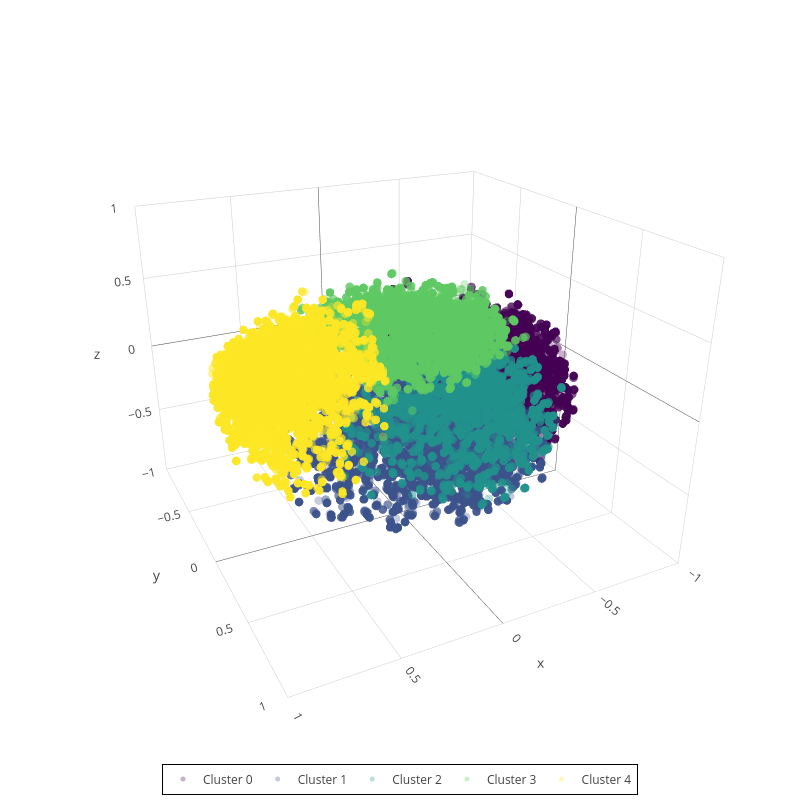

Notebook code cell kept with this figure:
### Code cell
import plotly.graph_objs as go
from plotly.subplots import make_subplots
import matplotlib.colors as mcolors  # To convert colors to hex

colors = [
    mcolors.rgb2hex(cm.viridis(i)) for i in np.linspace(0, 1, len(unique_cluster_ids))
]

fig = make_subplots(rows=1, cols=1, specs=[[{"type": "scatter3d"}]])


# Convert index to row and column in a 2x2 grid
row, col = divmod(0, 1)

# Create traces for each cluster
for i, cluster_id in enumerate(unique_cluster_ids):
    mask = kmeans_txtimg_labels == cluster_id
    fig.add_trace(
        go.Scatter3d(
            x=pca_img_3d_results[mask, 0],  # PC1
            y=pca_img_3d_results[mask, 1],  # PC2
            z=pca_img_3d_results[mask, 2],  # PC3
            mode="markers",
            marker=dict(size=5, color=colors[i], opacity=0.3),
            name=f"Cluster {cluster_id}",
        ),
        row=row + 1,
        col=col + 1,
    )

# Step 5: Set titles and layout
fig.update_layout(
    height=800,
    width=800,
    template="none",
    margin=dict(t=5, r=20, b=10, l=20),
    scene=dict(
        xaxis=dict(range=[-1, 1]),
        yaxis=dict(range=[-1, 1]),
        zaxis=dict(range=[-1, 1]),
        camera_eye=dict(x=1, y=2, z=1),
    ),
)

fig.update_layout(
    legend=dict(
        x=0.5,  # Center the legend horizontally
        y=-0.01,  # Place the legend below the plot
        xanchor="center",  # Align legend horizontally by its center
        yanchor="top",  # Align legend vertically by its top
        orientation="h",  # Arrange legend items horizontally
        bgcolor="rgba(255, 255, 255, 0.7)",  # Optional: Add a semi-transparent background
        bordercolor="black",  # Optional: Add a border
        borderwidth=1,  # Optional: Set border width
    )
)

# Step 6: Show plot
fig.show()

### Figure 1 — Plotly figure (JSON) as saved in the notebook; plotly's stock layout.template omitted (floating-point values rounded to 4 significant figures; data arrays with more than 128 entries replaced by an {"elided": "..."} marker saying what was removed)
{"data": [{"marker": {"color": "#440154", "opacity": 0.3, "size": 5}, "mode": "markers", "name": "Cluster 0", "scene": "scene", "type": "scatter3d", "x": {"elided": "13146 float values"}, "y": {"elided": "13146 float values"}, "z": {"elided": "13146 float values"}}, {"marker": {"color": "#3b528b", "opacity": 0.3, "size": 5}, "mode": "markers", "name": "Cluster 1", "scene": "scene", "type": "scatter3d", "x": {"elided": "15529 float values"}, "y": {"elided": "15529 float values"}, "z": {"elided": "15529 float values"}}, {"marker": {"color": "#21918c", "opacity": 0.3, "size": 5}, "mode": "markers", "name": "Cluster 2", "scene": "scene", "type": "scatter3d", "x": {"elided": "6807 float values"}, "y": {"elided": "6807 float values"}, "z": {"elided": "6807 float values"}}, {"marker": {"color": "#5ec962", "opacity": 0.3, "size": 5}, "mode": "markers", "name": "Cluster 3", "scene": "scene", "type": "scatter3d", "x": {"elided": "14959 float values"}, "y": {"elided": "14959 float values"}, "z": {"elided": "14959 float values"}}, {"marker": {"color": "#fde725", "opacity": 0.3, "size": 5}, "mode": "markers", "name": "Cluster 4", "scene": "scene", "type": "scatter3d", "x": {"elided": "18325 float values"}, "y": {"elided": "18325 float values"}, "z": {"elided": "18325 float values"}}], "layout": {"height": 800, "legend": {"bgcolor": "rgba(255, 255, 255, 0.7)", "bordercolor": "black", "borderwidth": 1, "orientation": "h", "x": 0.5, "xanchor": "center", "y": -0.01, "yanchor": "top"}, "margin": {"b": 10, "l": 20, "r": 20, "t": 5}, "scene": {"camera": {"eye": {"x": 1, "y": 2, "z": 1}}, "domain": {"x": [0, 1], "y": [0, 1]}, "xaxis": {"range": [-1, 1]}, "yaxis": {"range": [-1, 1]}, "zaxis": {"range": [-1, 1]}}, "width": 800}}
